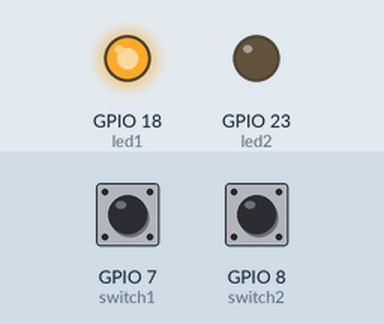
Recording of a program running on a simulated Raspberry Pi (BCM pin numbers). Shown: output pins drawn as LEDs (lit = HIGH). The test bench sets the inputs (shaded band); at power-on: GPIO 7 (switch1) HIGH, GPIO 8 (switch2) LOW.

Above: at 1.2 s.
1.3 s: GPIO 7 (switch1) pulled LOW for 0.15 s
At 1.37 s:
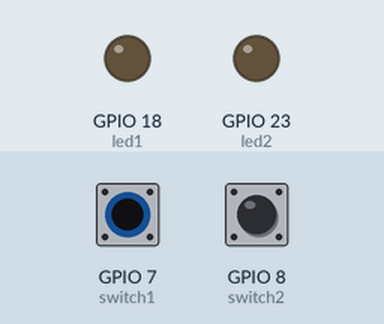
2.9 s: GPIO 8 (switch2) pulled HIGH for 0.15 s
At 2.97 s:
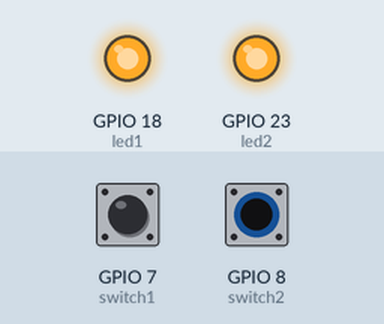
4.5 s: GPIO 8 (switch2) pulled HIGH for 3.2 s
At 8.9 s:
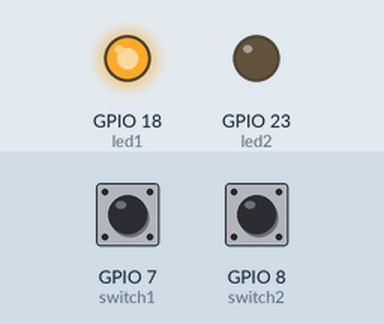
9.2 s: GPIO 7 (switch1) pulled LOW for 3.2 s
At 10.2 s:
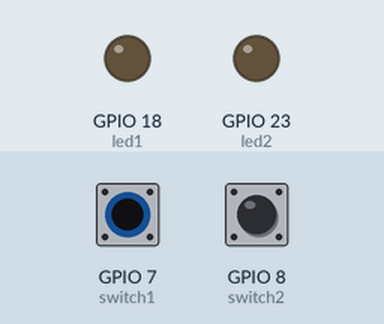
Timing chart, 0 to 13.9 s (numbered marks = the images above; inputs shaded):
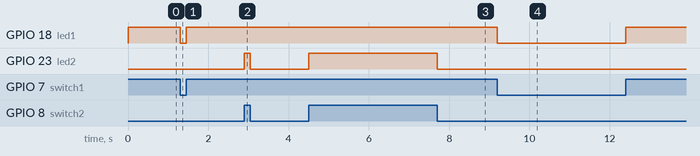

The program:

switchTest.py
```python
import RPi.GPIO as GPIO

switch1 = 7
switch2 = 8

led1 = 18
led2 = 23

GPIO.setmode(GPIO.BCM)
GPIO.setup(led1, GPIO.OUT)
GPIO.setup(led2, GPIO.OUT)
GPIO.setup(switch1, GPIO.IN, pull_up_down=GPIO.PUD_UP)
GPIO.setup(switch2, GPIO.IN, pull_up_down=GPIO.PUD_DOWN)

try:
    while True:
        if GPIO.input(switch1):
            GPIO.output(led1, True)
        else:
            GPIO.output(led1, False)
        if GPIO.input(switch2):
            GPIO.output(led2, True)
        else:
            GPIO.output(led2, False)
except KeyboardInterrupt:
    print("System Fucked")
    GPIO.cleanup()
```

Measured:
- after the input at 1.3 s, GPIO 18 (led1): HIGH → LOW at once, → HIGH 0.15 s later
- after the input at 2.9 s, GPIO 23 (led2): LOW → HIGH at once, → LOW 0.15 s later
- after the input at 4.5 s, GPIO 23 (led2): LOW → HIGH at once, → LOW 3.2 s later
- after the input at 9.2 s, GPIO 18 (led1): HIGH → LOW at once, → HIGH 3.2 s later
